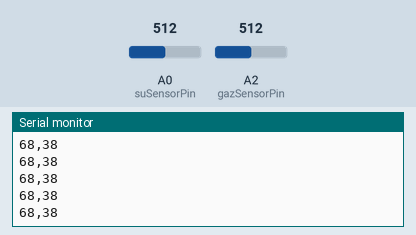
Recording of a sketch running on a simulated Arduino Uno, built with avr-gcc and run on an emulated ATmega328P. Parts: the last lines printed to the serial monitor. The inputs (shaded band) are chosen by the test bench; at power-on: A0 (suSensorPin) = 512, A2 (gazSensorPin) = 512.

Above: at 1.2 s.
1.3 s: A0 (suSensorPin) set to 716
At 1.5 s:
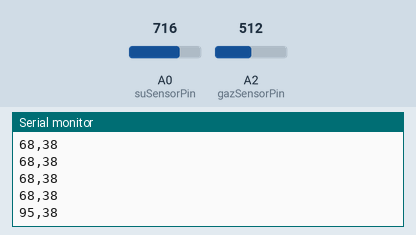
2.8 s: A2 (gazSensorPin) set to 716
At 2.8 s:
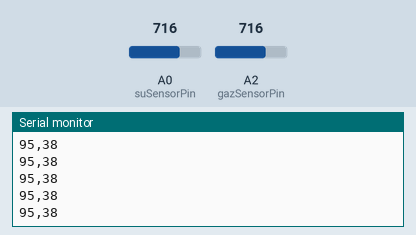
4.3 s: A0 (suSensorPin) set to 860
At 4.37 s:
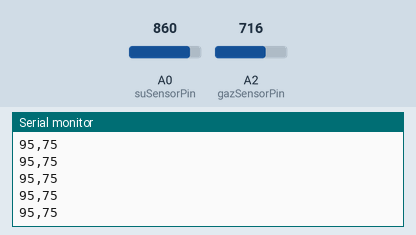
5.8 s: A2 (gazSensorPin) set to 860
At 5.93 s:
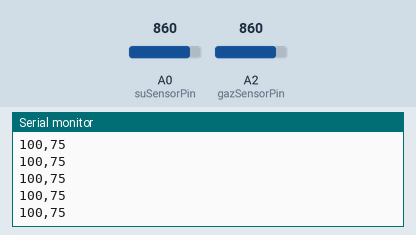
Timing chart, 0 to 8.3 s (numbered marks = the images above; inputs shaded):
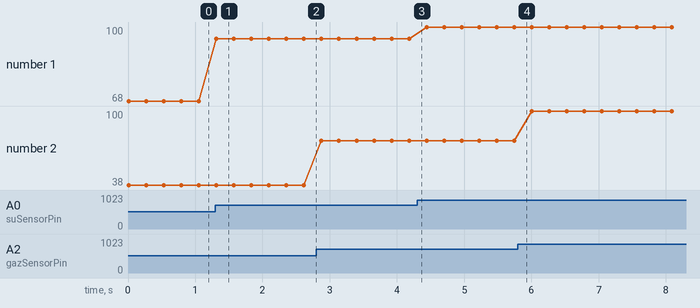

The sketch:

GithubArduinoCodes.ino
```cpp
const int suSensorPin = A0;
const int gazSensorPin = A2;

const int GAZ_SENSORU_MIN = 300;
const int GAZ_SENSORU_MAX = 850;

void setup() {

  Serial.begin(9600);
}

void loop() {

  int suSensorDegeri = analogRead(suSensorPin);

  int suYuzdeDeger = map(suSensorDegeri, 0, 750, 0, 100);
  suYuzdeDeger = constrain(suYuzdeDeger, 0, 100);


  delay(10);


  int gazSensoruHamDeger = analogRead(gazSensorPin);
  int gazYuzdeDeger = map(gazSensoruHamDeger, GAZ_SENSORU_MIN, GAZ_SENSORU_MAX, 0, 100);


  gazYuzdeDeger = constrain(gazYuzdeDeger, 0, 100);


  String veriPaketi = String(suYuzdeDeger) + "," + String(gazYuzdeDeger);


  Serial.println(veriPaketi);


  delay(250);
}
```

Measured:
- after the input at 1.3 s, the serial monitor: prints a new line at once (image 1)
- plotted number 1: 68 → 95 after the input at 1.3 s, 95 → 100 after the input at 4.3 s
- plotted number 2: 38 → 75 after the input at 2.8 s
